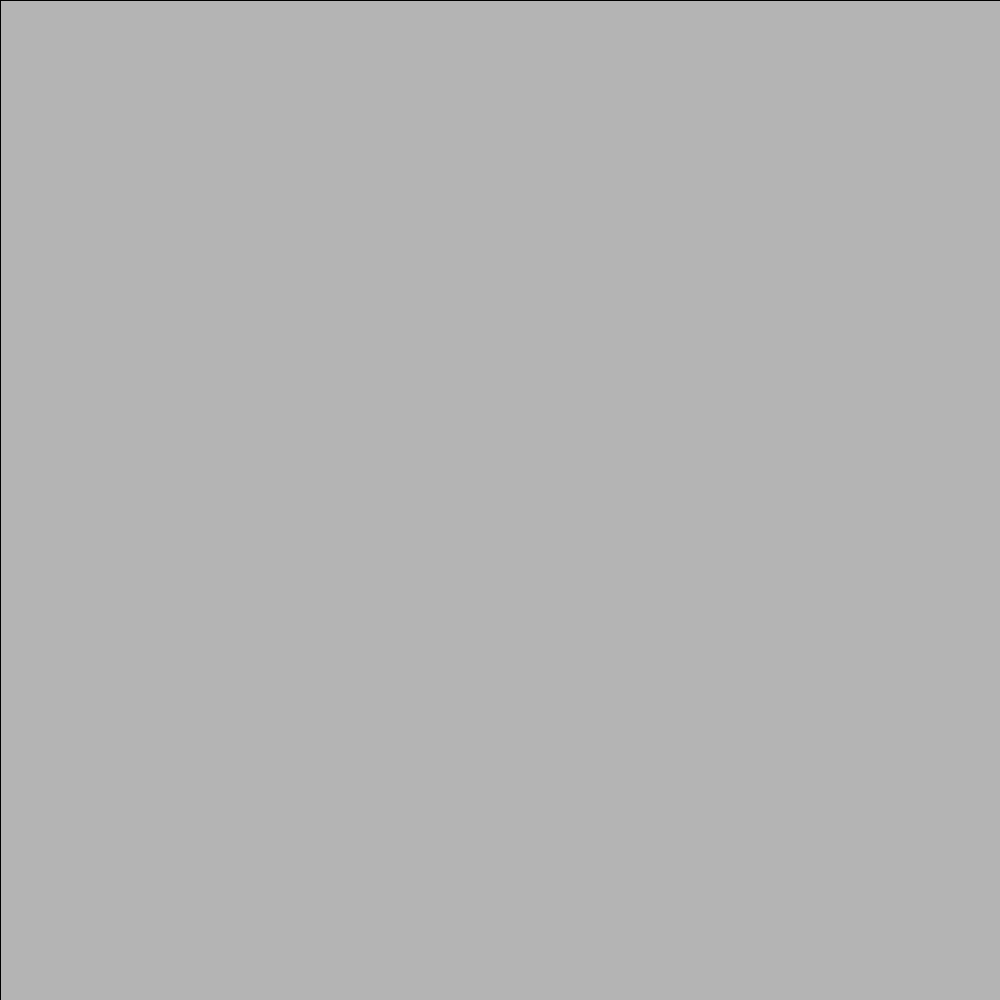
Frame 1 (no input)
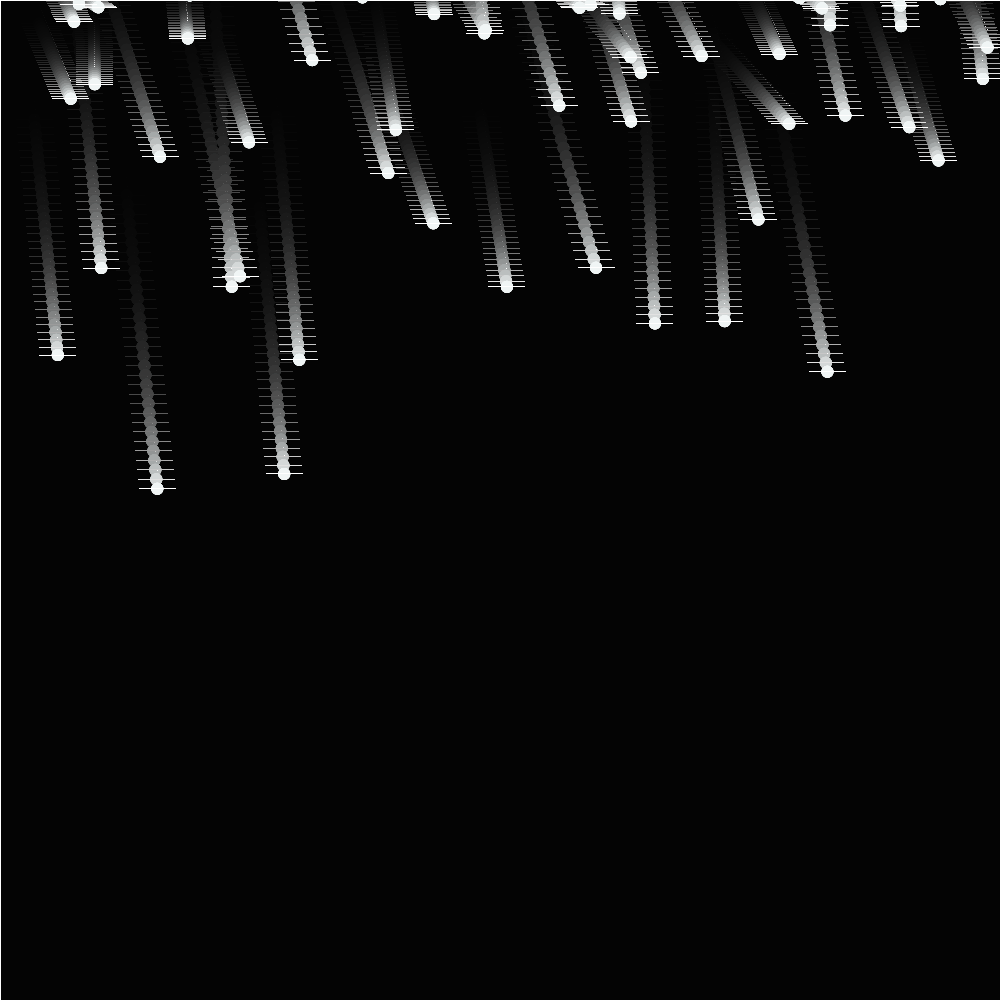
Frame 60 (the mouse pressed at the canvas centre just before this capture)
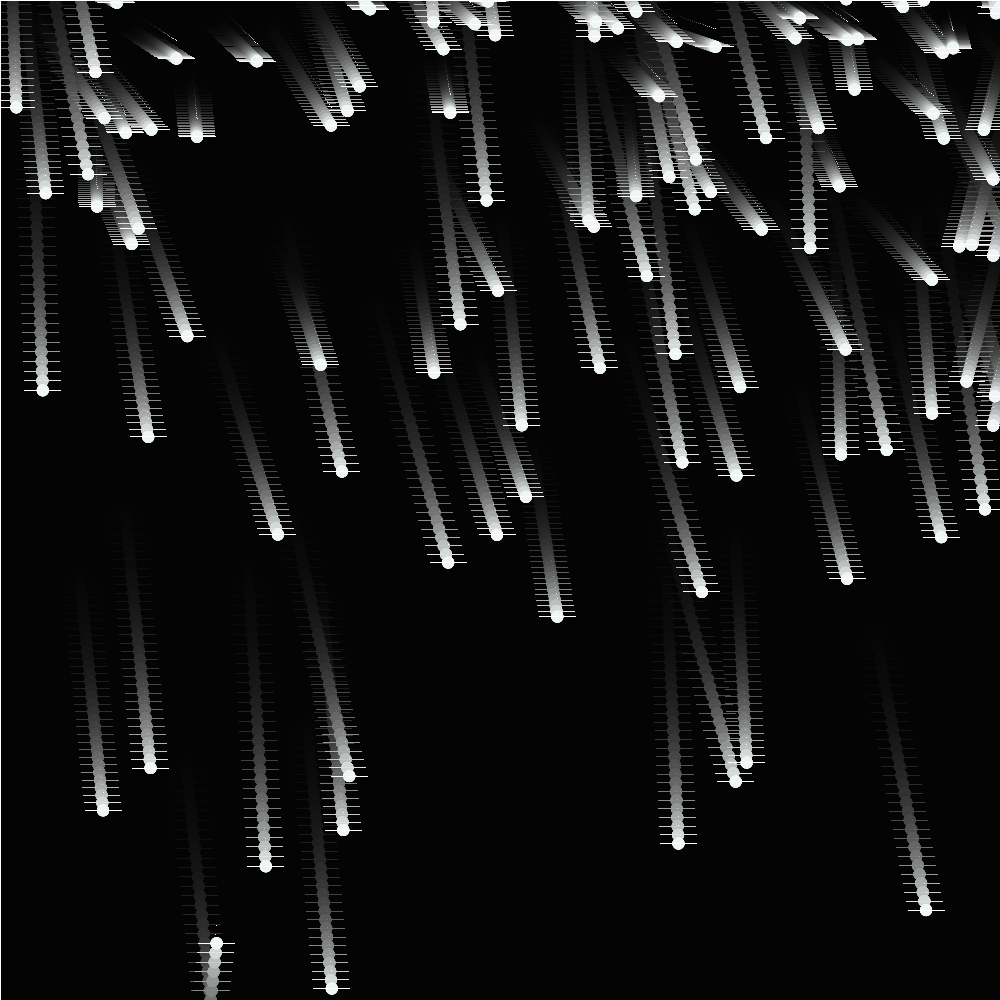
Frame 120 (the mouse held since frame 60 and released just before this capture)

The Processing sketch that drew these frames (run headless with seeded random() and noise(); from frame 60 on, the mouse is pressed at the canvas centre):

// Processing sketch: processing_15371
// ── processing_15371.pde

Flake[] flakes = new Flake[1000];

int totalflakes = 0;

void setup(){
  size (1000,1000);
  smooth();
}

void draw(){
  //background(0);
  fill (0,30);
  rect(0,0,width,height);
  
  
  flakes[totalflakes] = new Flake();
  
  totalflakes++;
  
  if (totalflakes >= flakes.length) {
    totalflakes = 0;
  }
  
  for (int i = 0; i < totalflakes; i++ ) {
    flakes[i].llover();
    flakes[i].mostrar();
    flakes[i].rebotar();
  }
  
}
class Flake {
  
  float x,y;
  float velocidadY;
  float velocidadX;
  color c;
  float r;
  
  Flake() {
    r = 8;
    x = random(width);
    y = -r*4;
    velocidadY = random(10);
    velocidadX = random(10);
    c = color(240,245,245);
  }
  void llover() {
    y += velocidadY;
    x+=velocidadX/4;
  }
  
  void rebotar(){
    if (y>=height){
      velocidadY=velocidadY*-1;
    }
    if (x>=width || x <0){
      velocidadX = velocidadY*-1;
  }
  }
  void mostrar() {
    fill(c);
    noStroke();
    
    for (int i = 2; i < r; i++) {
      ellipseMode(CENTER);
      noStroke();
      ellipse(x,y,12,12);
      stroke(255);
      line (x-18,y,x+18,y);
      line (x,y-18,x,y-18);
      
      //line (x,y,x,y);
      
    }
  }
  
}
